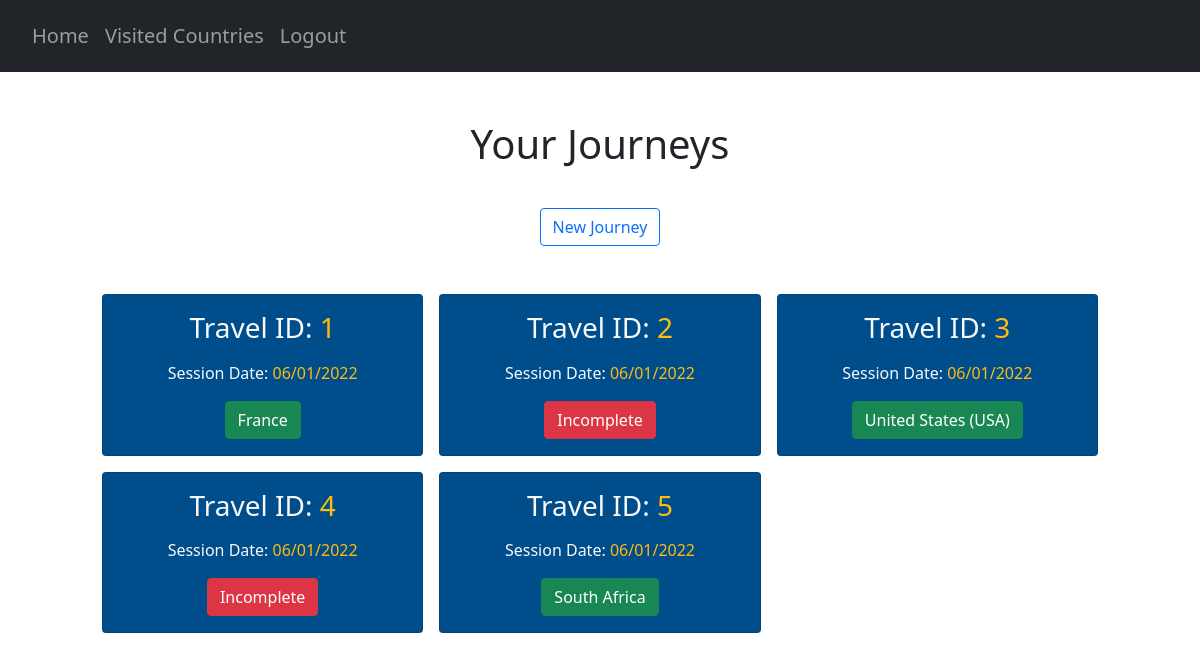
Screenshot of /journeys (signed in) with the database file from the repository.
### website/models.py (models this page shows)
class Country(db.Model):
    country_code = db.Column(db.String(3), primary_key=True)
    country_name = db.Column(db.String(150), unique=True)

### website/views.py (the view)
@views.route("/journeys", methods=["GET"])
@login_required
def journey():
    countries = Country.query.all()
    AllCountries = {}
    for country in countries:
        AllCountries[country.country_code] = country.country_name
    x = select(UserTravelScore)\
            .where(UserTravelScore.user_id == current_user.id)
    result = db.session.connection().execute(x)
    result = result.fetchall()
    travel_sessions = []
    for travel in result:
        num_country_scores = 0
        travelID = travel[1]
        dateAdded = travel[2]
        dateString = dateAdded.strftime("%d/%m/%Y")
        countries_X = select(UserCountryScore)\
            .where(UserCountryScore.user_id == current_user.id, UserCountryScore.travel_id == travelID)
        result_countries = db.session.connection().execute(countries_X)
        result_travels = result_countries.fetchall()
        if result_travels == []:
            travel_sessions.append((travelID, dateString, {'Status': 'Incomplete'}))
        else:
            for country_score in result_travels:
                num_country_scores += 1
            if num_country_scores == 197:
                country_scores_x = select(UserCountryScore)\
                    .where(UserCountryScore.user_id == current_user.id, UserCountryScore.travel_id == travelID)\
                    .order_by(UserCountryScore.total_score.desc())
                result_best_countries = db.session.connection().execute(country_scores_x)
                result_all_countries = result_best_countries.fetchall()
                result_top_country = result_all_countries[0][2]
                country_codes_to_filter = []
                for result in result_all_countries:
                    country_codes_to_filter.append(result[2])
                filtered_country_codes = filterPrevCountries(country_codes_to_filter, travelID)
                top_filtered_country_code = filtered_country_codes[0]
                top_country_name = AllCountries[top_filtered_country_code]
                travel_sessions.append((travelID, dateString, {'Top Country': top_country_name}))
            else:
                print("Incomplete - possible server error")
                travel_sessions.append((travelID, dateString, {'Status': 'Incomplete'}))
    return render_template("journeys.html", user=current_user, journeys=travel_sessions)

### website/__init__.py (called while the page is built)
def create_app():
    app = Flask(__name__)
    app.config['SECRET_KEY'] = 'pog'
    app.config['SQLALCHEMY_DATABASE_URI'] = f'sqlite:///{DB_NAME}'
    db.init_app(app)
    from .views import views
    from .auth import auth
    app.register_blueprint(views, url_prefix='/')
    app.register_blueprint(auth, url_prefix='/')
    from .models import User, Country, UserCountry, Safety, Cost, CulturalValue, CovidRestrictions
    create_database(app)
    login_manager = LoginManager()
    login_manager.login_view = 'auth.login'
    login_manager.init_app(app)
    @login_manager.user_loader
    def load_user(id):
        return User.query.get(int(id))
    return app

### website/questionHandler.py (called while the page is built)
def filterPrevCountries(codes, travelID):
    try:
        current_travel = UserTravelScore.query.get((current_user.id, travelID))
    except (sqlite3.IntegrityError, sqlalchemy.exc.IntegrityError) as e:
        print(e)
    prev_countries = getattr(current_travel, "prev_countries")
    if prev_countries == True:
        return codes
    else:
        suggestionsStream = filter(lambda x:not(doesUserWantThisCountry(x)), codes)
        suggestionsStream = list(suggestionsStream)
        return suggestionsStream

### website/templates/journeys.html (shortened to what this page needs)
{% extends "base.html" %} {% block title %}Journeys{% endblock %}
{% block content %}
<div class="container pt-5">
      <h1 align="center">Your Journeys</h1>
</div>
<div class="container pt-3" align="center">
    <button type="submit" class="btn btn-outline-primary mt-3 newJourney">New Journey</button>
</div>
<section class="p-5">
    <div class="container">
        <div class="row text-center g-3">
            {% for travel in journeys %}
            {% for journeyS, journeyT in travel[2].items() %}
            <div class="col-4">
                <div class="card cardTravel text-light">
                    <div class="card-body text-center">
                        <h3 class="card-title mb-3">
                            Travel ID: <span style="color:#ffbb11">{{ travel[0] }}</span>
                        </h3>
                        <p class="card-text">
                            Session Date: <span style="color:#ffbb11">{{ travel[1] }}</span>
                        </p>
                        {% if journeyT == "Incomplete" %}
                        <button class="btn btn-danger travel" id="{{ travel[0] }}">Incomplete</button>
                        {% else %}
                        <button class="btn btn-success travel" id="{{ travel[0] }}">{{ journeyT }}</button>
                        {% endif %}
                    </div>
                </div>
            </div>
            {% endfor %}
            {% endfor %}
        </div>
    </div>
</section>
{% endblock %}

### website/static/extra.css (style rules this page uses)
.cardTravel { background-color: #004d8c; }

### rows the page displays
Country: travel "1", travel "06/01/2022", country_name "France"
Country: travel "3", travel "06/01/2022", country_name "United States (USA)"
Country: travel "5", travel "06/01/2022", country_name "South Africa"

### other values shown
{{ travel[0] }} "2" "4"
{{ travel[1] }} "06/01/2022" "06/01/2022"
